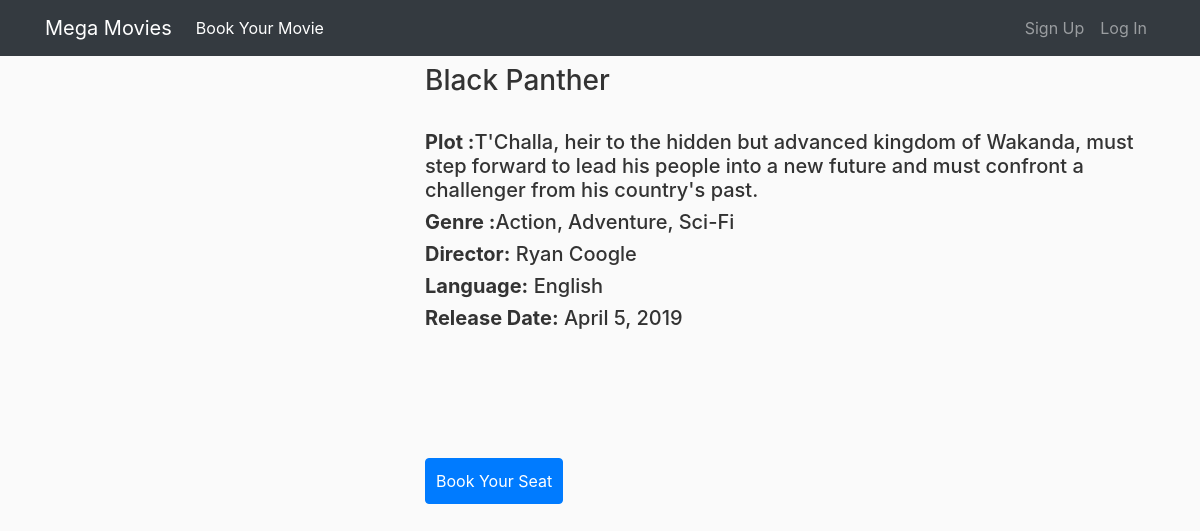
/BookMovie/4, run on the app's committed database.
### BookMyMovie/models.py (models this page shows, shortened)
class Movie(models.Model):
    name = models.CharField(max_length=50)
    description = models.TextField()
    genre = models.CharField( max_length=50)
    director = models.CharField( max_length=50)
    language = models.CharField( max_length=50)
    posterURL = models.URLField( max_length=200)
    releaseDate = models.DateField( auto_now=False, auto_now_add=False)
    creationDate = models.DateTimeField( auto_now_add=True)
    imdbID = models.CharField(_("IMDB_ID"), max_length=50)
    class Meta:
        verbose_name = _("Movie")
        verbose_name_plural = _("Movies")

### BookMyMovie/views.py (the view)
# urls.py: path('<int:m>', views.movie, name='movie'),
def movie(request,m):
    movie = Movie.objects.get(id=m)
    showdays = ShowDay.objects.all()
    data = {'movie':movie,'showdays':showdays}
    return render(request,'BookMyMovie/BMmovie.html',data)

### BookMyMovie/models.py (called while the page is built)
    def __str__(self):
        return self.name

### BookMyMovie/templates/BookMyMovie/BMmovie.html (shortened to what this page needs)
{% extends 'User/base.html' %}
{% load static %}
{% block head_links %}
    <link rel="stylesheet" type="text/css" href="{% static 'BookMyMovie/css/BM-main.css' %}">
{% endblock head_links %}
{% block content %}
    {% if movie %}
        <div class="row">
            <div class="container">
                <div class="well well-sm">
                    <div class="row">
                        <div class="col-sm-6 col-md-4">
                        </div>
                        <div class="col-md-offset-1 col-sm-6 col-md-8">
                            <h3>{{movie.name}}</h3>
                            <br>
                            <h5><b>Plot :</b>{{movie.description}}</h5>
                            <h5><b>Genre :</b>{{movie.genre}}</h5>
                            <h5><b>Director:</b> {{movie.director}}</h5>
                            <h5><b>Language:</b> {{movie.language}}</h5>
                            <h5><b>Release Date:</b> {{movie.releaseDate}}</h5>
                            {% if user.is_authenticated %}
                                {% comment %} <a class="btn btn-primary book-btn" href="{% url 'calender' movie.id %}">Book Your Seat</a> {% endcomment %}
                                <a data-toggle="modal" data-target="#myModal"><button type="button" class="btn btn-primary book-btn">Book Your Seat</button></a>
                            {% else %}
                                <a href="{% url 'login' %}"><button type="button" class="btn btn-primary book-btn">Book Your Seat</button></a>
                            {% endif %}
                        </div>
                    </div>
                </div>
            </div>
        </div>
    {% else %}
        <h3>No Data Found</h3>
    {% endif %}
{% endblock content %}

### User/static/User/main.css (style rules this page uses)
body { background: #fafafa; color: #333333; margin-top: 4rem; }

### BookMyMovie/static/BookMyMovie/css/BM-main.css (style rules this page uses)
.book-btn { margin-top: 120px; padding: 10px; color:white; }

### data on the page
Movie: name "Black Panther", description "T'Challa, heir to the hidden but advanced kingdom of Wakanda, must step forward to lead his people into a new future and must confront a challenger from his country's past.", genre "Action, Adventure, Sci-Fi", director "Ryan Coogle", language "English", releaseDate "April 5, 2019"
